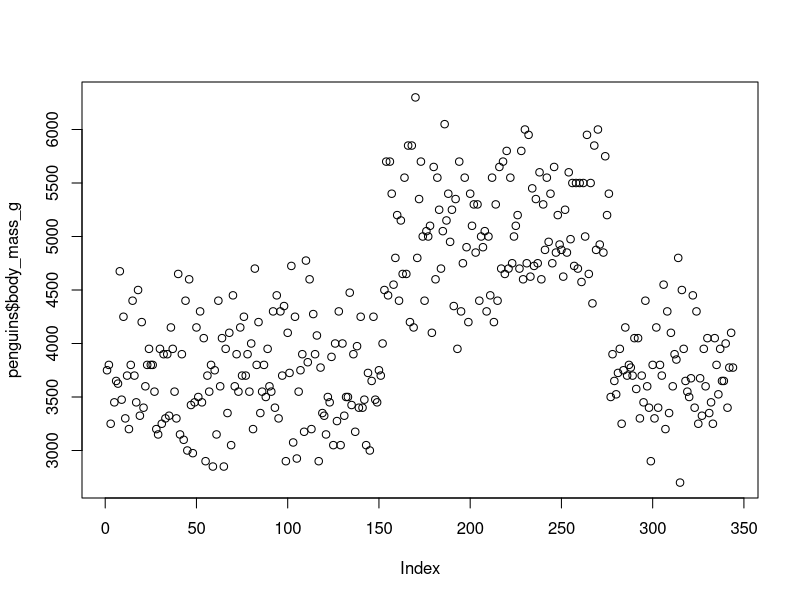
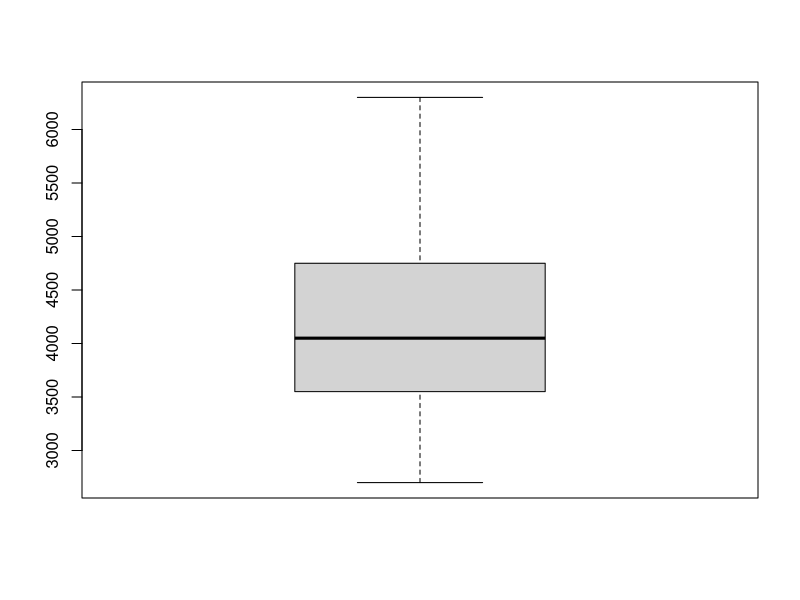
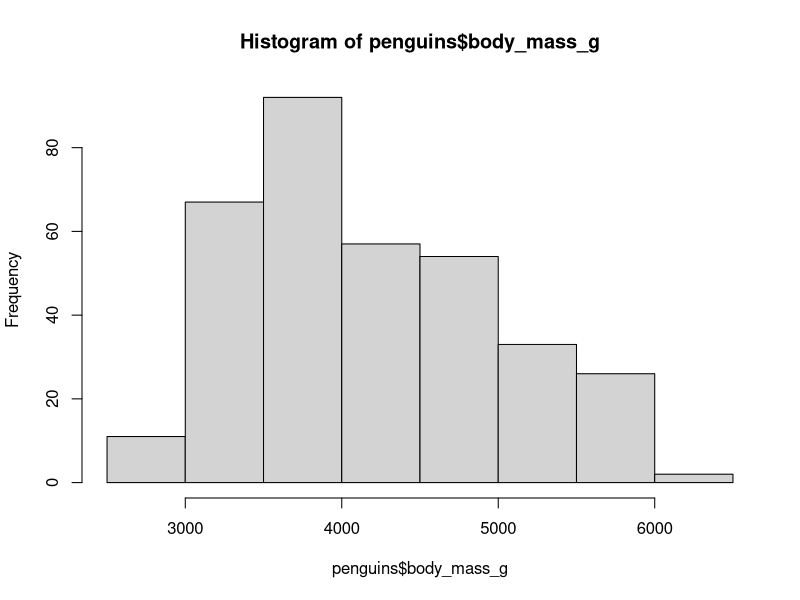

The R script that drew these images, in order:
## ---- chunk 1
knitr::opts_chunk$set(echo = TRUE)
## ---- chunk 2
library(palmerpenguins)
str(penguins)
summary(penguins)
summary(penguins$species)
nrow(penguins)
## ---- chunk 3
plot(penguins$body_mass_g)
boxplot(penguins$body_mass_g)
hist(penguins$body_mass_g)
eval = FALSE
